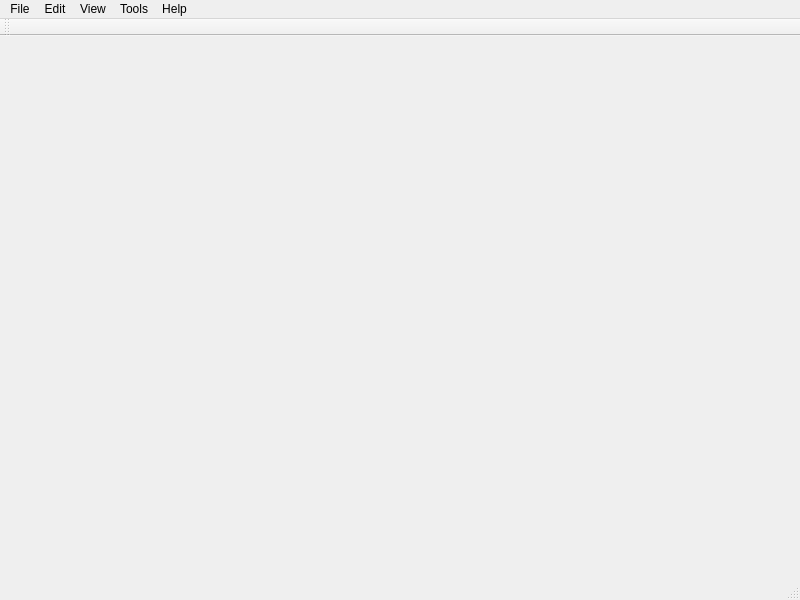
<?xml version="1.0" encoding="UTF-8"?>
<ui version="4.0">
 <class>MainWindow</class>
 <widget class="QMainWindow" name="MainWindow">
  <property name="geometry">
   <rect>
    <x>0</x>
    <y>0</y>
    <width>800</width>
    <height>600</height>
   </rect>
  </property>
  <property name="windowTitle">
   <string>Libre Editor 0.1.0 (Alpha)</string>
  </property>
  <widget class="QWidget" name="centralWidget"/>
  <widget class="QMenuBar" name="menuBar">
   <property name="geometry">
    <rect>
     <x>0</x>
     <y>0</y>
     <width>800</width>
     <height>21</height>
    </rect>
   </property>
   <widget class="QMenu" name="menuFile">
    <property name="title">
     <string>File</string>
    </property>
    <addaction name="actionNew_Project"/>
    <addaction name="actionLoad_Project"/>
    <addaction name="actionSave_Project"/>
    <addaction name="actionImport_Asset"/>
    <addaction name="actionExit"/>
   </widget>
   <widget class="QMenu" name="menuEdit">
    <property name="title">
     <string>Edit</string>
    </property>
    <addaction name="actionCopy"/>
    <addaction name="actionPaste"/>
    <addaction name="actionSelect_All"/>
   </widget>
   <widget class="QMenu" name="menuView">
    <property name="title">
     <string>View</string>
    </property>
   </widget>
   <widget class="QMenu" name="menuTools">
    <property name="title">
     <string>Tools</string>
    </property>
    <addaction name="actionTileMap_Editor"/>
    <addaction name="actionScript_Editor"/>
    <addaction name="actionShader_Editor"/>
   </widget>
   <widget class="QMenu" name="menuHelp">
    <property name="title">
     <string>Help</string>
    </property>
    <addaction name="actionAbout"/>
   </widget>
   <addaction name="menuFile"/>
   <addaction name="menuEdit"/>
   <addaction name="menuView"/>
   <addaction name="menuTools"/>
   <addaction name="menuHelp"/>
  </widget>
  <widget class="QToolBar" name="mainToolBar">
   <attribute name="toolBarArea">
    <enum>TopToolBarArea</enum>
   </attribute>
   <attribute name="toolBarBreak">
    <bool>false</bool>
   </attribute>
  </widget>
  <widget class="QStatusBar" name="statusBar"/>
  <action name="actionAbout">
   <property name="text">
    <string>About</string>
   </property>
  </action>
  <action name="actionNew_Project">
   <property name="text">
    <string>New Project</string>
   </property>
  </action>
  <action name="actionLoad_Project">
   <property name="text">
    <string>Load Project</string>
   </property>
  </action>
  <action name="actionSave_Project">
   <property name="text">
    <string>Save Project</string>
   </property>
  </action>
  <action name="actionImport_Asset">
   <property name="text">
    <string>Import Asset</string>
   </property>
  </action>
  <action name="actionExit">
   <property name="text">
    <string>Exit</string>
   </property>
  </action>
  <action name="actionCopy">
   <property name="text">
    <string>Copy</string>
   </property>
  </action>
  <action name="actionPaste">
   <property name="text">
    <string>Paste</string>
   </property>
  </action>
  <action name="actionSelect_All">
   <property name="text">
    <string>Select All</string>
   </property>
   <property name="shortcut">
    <string extracomment="Ctrl+A">Ctrl+A</string>
   </property>
  </action>
  <action name="actionTileMap_Editor">
   <property name="text">
    <string>TileMap Editor</string>
   </property>
  </action>
  <action name="actionScript_Editor">
   <property name="text">
    <string>Script Editor</string>
   </property>
  </action>
  <action name="actionShader_Editor">
   <property name="text">
    <string>Shader Editor</string>
   </property>
  </action>
 </widget>
 <layoutdefault spacing="6" margin="11"/>
 <resources/>
 <connections/>
</ui>
